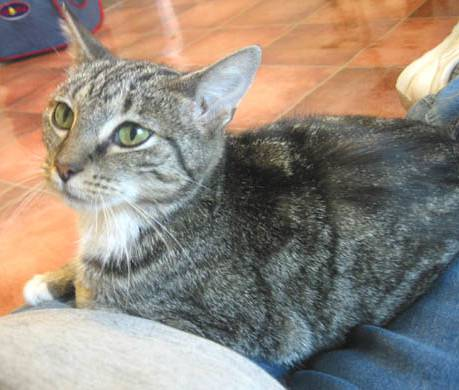
#> input picture 59/cat.jpg, 459 x 390 px
$ jupyter execute Untitled.ipynb
#> lines starting #> are read from the running program, lines starting #| are printed output that depends on the picture
[cell 1]
import cv2
import numpy as np

[cell 2]
def show_im(path):
#> called with path = 'cat.jpg'
    cv2.imshow(path, cv2.imread(path))
    cv2.waitKey(0)
    cv2.destroyAllWindows()

[cell 3]
show_im("cat.jpg")

[cell 4]
def sobel(path):
#> called with path = 'cat.jpg'
    img = cv2.imread(path,cv2.IMREAD_GRAYSCALE)
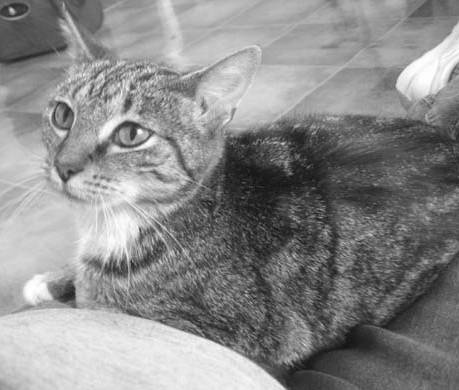
#> img: shape (390, 459); min 12, max 255, mean 138.4
    kernel = np.array([[-1,0,1], [-2,0,2], [-1,0,1]])
    img = cv2.filter2D(img, -1, kernel)
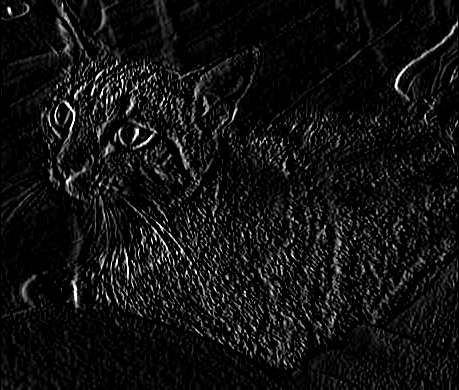
#> img: shape (390, 459); min 0, max 255, mean 17.1
    cv2.imshow(path, img)
    cv2.waitKey(0)
    cv2.destroyAllWindows()

[cell 5]
sobel("cat.jpg")

[cell 6]
def median(path, pixel):
#> called with path = 'cat.jpg', pixel = 3
    img = cv2.imread(path)
#> img is the input picture: shape (390, 459, 3); mean B, G, R 125.1, 136.3, 147.5
    img = cv2.medianBlur(img, pixel)
    cv2.imshow(path, img)
    cv2.waitKey(0)
    cv2.destroyAllWindows()
